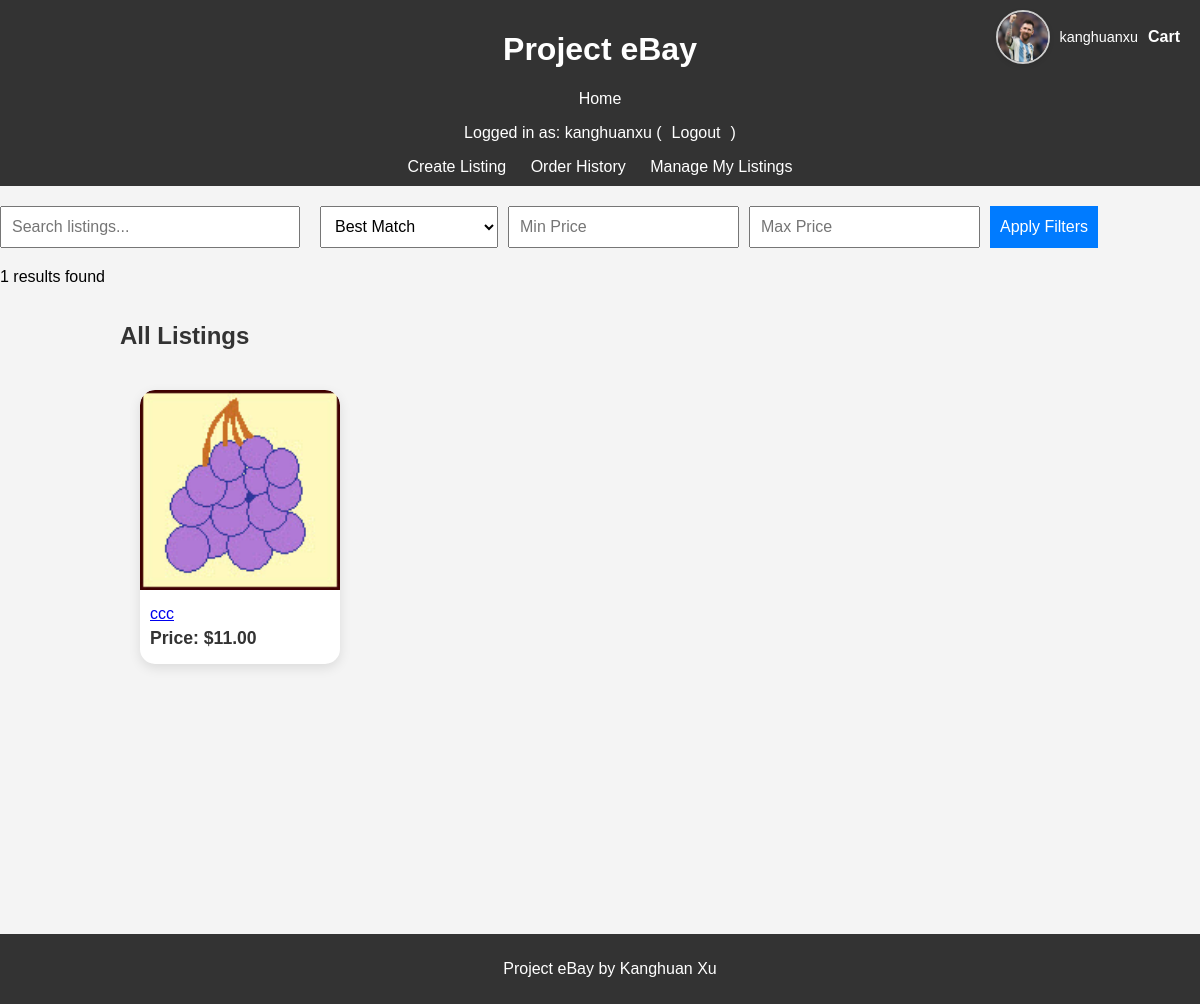
The app's page / (signed in) with its own data.
### project/models.py (models this page shows, shortened)
class Profile(models.Model):
    user = models.OneToOneField(User, on_delete=models.CASCADE, related_name='profile')
    address = models.TextField()
    phone_number = models.CharField(max_length=15)
    profile_image = models.ImageField(upload_to='profile_images/', blank=True, null=True)

class Listing(models.Model):
    name = models.CharField(max_length=200) # Name of the item
    description = models.TextField() # Description of the item
    price = models.DecimalField(max_digits=10, decimal_places=2) # Price of the item
    image = models.ImageField(upload_to='listing_images/', blank=True, null=True) # Image of the item
    category = models.CharField(max_length=100) # Category the item belongs to
    created_at = models.DateTimeField(auto_now_add=True) # Timestamp for when the item was listed
    expires_at = models.DateTimeField() # Expiration timestamp for the listing
    user = models.ForeignKey(User, on_delete=models.CASCADE, related_name="listings")  # Link to User
    sold = models.BooleanField(default=False)  # Track sold status

### project/views.py (the view)
# urls.py: path('', ShowHomeView.as_view(), name='home'),
class ShowHomeView(View):
    def get(self, request, *args, **kwargs):
        query = request.GET.get('q', '')  # Search query
        sort_by = request.GET.get('sort', 'best_match')  # Sorting option
        min_price = request.GET.get('min_price')  # Minimum price filter
        max_price = request.GET.get('max_price')  # Maximum price filter
        if request.user.is_authenticated:
            listings = Listing.objects.filter(sold=False).exclude(user=request.user)
        else:
            listings = Listing.objects.filter(sold=False).all()
        if query:
            listings = listings.filter(
                Q(name__icontains=query) |
                Q(description__icontains=query) |
                Q(category__icontains=query)
            )
        if min_price:
            listings = listings.filter(price__gte=min_price)
        if max_price:
            listings = listings.filter(price__lte=max_price)
        if sort_by == 'newly_listed':
            listings = listings.order_by('-created_at')
        elif sort_by == 'ending_soon':
            listings = listings.order_by('expires_at')
        elif sort_by == 'price_low_high':
            listings = listings.order_by('price')
        elif sort_by == 'price_high_low':
            listings = listings.order_by('-price')
        result_count = listings.count()
        return render(request, 'project/home.html', {
            'listings': listings,
            'query': query,
            'sort_by': sort_by,
            'min_price': min_price,
            'max_price': max_price,
            'result_count': result_count,
        })

### project/templates/project/home.html (shortened to what this page needs)
{% extends 'project/base.html' %}
{% load static %}
{% block content %}
    <div class="user-profile-header">
        {% if user.is_authenticated %}
            <a href="{% url 'user_profile' user.pk %}" class="user-profile-link">
                {% if user.profile.profile_image %}
                    <img src="{{ user.profile.profile_image.url }}" alt="{{ user.username }}" class="user-profile-image">
                {% else %}
                    <img src="{% static 'images/default_profile.jpg' %}" alt="{{ user.username }}" class="user-profile-image">
                {% endif %}
            </a>
            <p>{{ user.username }}</p>
            <a href="{% url 'cart' %}">Cart</a>
        {% else %}
            <p>Welcome, Mini eBay user! <a href="{% url 'login' %}">Log in</a></p>
        {% endif %}
    </div>
    <form method="get" action="{% url 'home' %}" class="filter-form">
        <input type="text" name="q" placeholder="Search listings..." value="{{ query }}" class="search-input">
        <select name="sort" class="sort-dropdown">
            <option value="best_match" {% if sort_by == "best_match" %}selected{% endif %}>Best Match</option>
        </select>
        <input type="number" name="min_price" placeholder="Min Price" value="{{ min_price }}" class="price-filter">
        <input type="number" name="max_price" placeholder="Max Price" value="{{ max_price }}" class="price-filter">
        <button type="submit" class="filter-button">Apply Filters</button>
    </form>
    <p>{{ result_count }} results found</p>
    <h2>All Listings</h2>
    {% if listings %}
        <div class="listing-cards">
            {% for listing in listings %}
                <div class="card">
                    <a href="{% url 'listing_detail' listing.pk %}">
                        {% if listing.image %}
                            <img src="{{ listing.image.url }}" alt="{{ listing.name }}" class="listing-image">
                        {% endif %}
                    </a>
                    <div class="card-details">
                        <h3><a href="{% url 'listing_detail' listing.pk %}">{{ listing.name }}</a></h3>
                        <p>Price: ${{ listing.price }}</p>
                    </div>
                </div>
            {% endfor %}
        </div>
    {% else %}
        <p>No listings match your search.</p>
    {% endif %}
{% endblock %}

### project/templates/project/base.html (shortened to what this page needs)
<html lang="en">
<head>
</head>
<body>
    <header>
        <h1>Project eBay</h1>
        <nav>
            <a href="/">Home</a>
            {% if user.is_authenticated %}
            <p>Logged in as: {{user.username}} (<a href="{% url 'logout' %}">Logout</a>)</p>
            <a href="{% url 'create_listing' %}">Create Listing</a>
            <a href="{% url 'order_history' %}">Order History</a>
            <a href="{% url 'manage_listings' %}">Manage My Listings</a>
            {% else %}
            <a href="{% url 'login' %}">Login</a>
            <a href="{% url 'register' %}">Register</a>
            {% endif %}
        </nav>
    </header>
    <main>
        {% block content %}{% endblock %}
    </main>
    <footer>
        <p>Project eBay by Kanghuan Xu {{ current_year }}</p>
    </footer>
</body>
</html>

### project/templates/project/base.html (style rules this page uses)
body { font-family: Arial, sans-serif; margin: 0; padding: 0; background-color: #f4f4f4; }
header { background-color: #333; color: #fff; padding: 10px 20px; text-align: center; }
header nav a { color: #fff; margin: 0 10px; text-decoration: none; }
footer { background-color: #333; color: #fff; text-align: center; padding: 10px; position: sticky; width: 100%; bottom: 0; margin-top: 250px; }
h2 { font-size: 1.5rem; font-weight: bold; padding: 20px; margin: 0; color: #333; text-align: left; padding-left: 10%; }
.listing-cards { display: flex; overflow-x: auto; padding: 20px; gap: 20px; margin: 0 10%; scroll-snap-type: x mandatory; }
.card { flex: 0 0 200px; background-color: white; border-radius: 15px; box-shadow: 0 4px 12px rgba(0, 0, 0, 0.1); overflow: hidden; position: relative; text-align: center; scroll-snap-align: start; }
.card img { width: 100%; height: 200px; object-fit: cover; border-top-left-radius: 15px; border-top-right-radius: 15px; }
.card .card-details { padding: 10px; text-align: left; }
.card .card-details h3 { font-size: 1rem; font-weight: 500; color: #333; margin: 5px 0; white-space: nowrap; overflow: hidden; text-overflow: ellipsis; }
.card .card-details p { font-size: 1.1rem; font-weight: bold; color: #333; margin: 5px 0; }
.user-profile-header { position: absolute; top: 10px; right: 20px; display: flex; align-items: center; gap: 10px; z-index: 10; }
.user-profile-header img { width: 50px; height: 50px; border-radius: 50%; object-fit: cover; border: 2px solid #ccc; box-shadow: 0 2px 5px rgba(0, 0, 0, 0.1); cursor: pointer; }
.user-profile-header p { font-size: 0.9rem; color: #fff; margin: 0; }
.user-profile-header a { text-decoration: none; color: #fff; font-weight: bold; }
.search-input { padding: 10px; font-size: 16px; width: 300px; margin-right: 10px; }
.filter-form { margin: 20px 0; display: flex; flex-wrap: wrap; gap: 10px; }
.search-input, .sort-dropdown, .price-filter, .filter-button { padding: 10px; font-size: 16px; }
.filter-button { background-color: #007bff; color: white; border: none; cursor: pointer; }

### records on screen
Listing: image (picture), name "ccc", price "11.00"

### other values on screen
{{ user.username }} "kanghuanxu"
{{ result_count }} "1"
